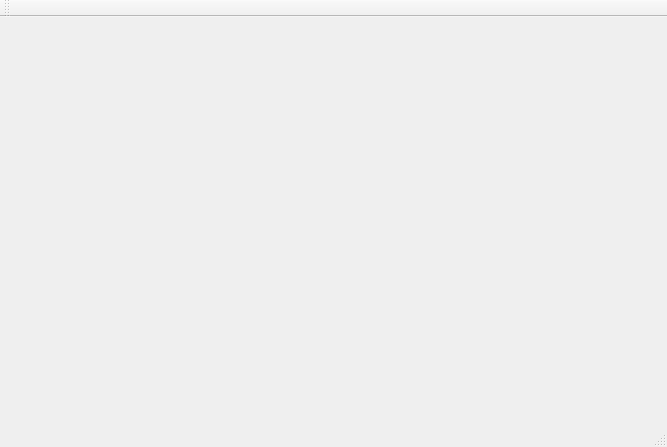
<?xml version="1.0" encoding="UTF-8"?>
<ui version="4.0">
 <class>MainWindow</class>
 <widget class="QMainWindow" name="MainWindow">
  <property name="geometry">
   <rect>
    <x>0</x>
    <y>0</y>
    <width>667</width>
    <height>447</height>
   </rect>
  </property>
  <property name="windowTitle">
   <string>MainWindow</string>
  </property>
  <widget class="QWidget" name="centralWidget"/>
  <widget class="QMenuBar" name="menuBar">
   <property name="geometry">
    <rect>
     <x>0</x>
     <y>0</y>
     <width>667</width>
     <height>21</height>
    </rect>
   </property>
  </widget>
  <widget class="QToolBar" name="mainToolBar">
   <attribute name="toolBarArea">
    <enum>TopToolBarArea</enum>
   </attribute>
   <attribute name="toolBarBreak">
    <bool>false</bool>
   </attribute>
  </widget>
  <widget class="QStatusBar" name="statusBar"/>
 </widget>
 <layoutdefault spacing="6" margin="11"/>
 <resources/>
 <connections/>
</ui>
